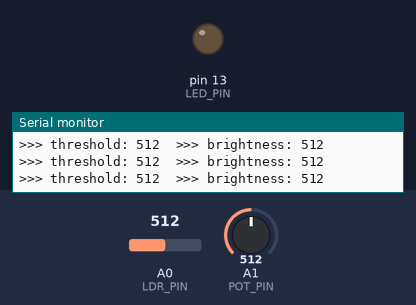
Recording of a sketch running on a simulated Arduino Uno, built with avr-gcc and run on an emulated ATmega328P. Parts: output pins drawn as LEDs (lit = HIGH), the last lines printed to the serial monitor. Inputs (shaded band) come from the test bench; at power-on: A0 (LDR_PIN) = 512, A1 (POT_PIN) = 512.

Above: at 1.2 s.
1.3 s: A0 (LDR_PIN) set to 496
At 2.0 s:
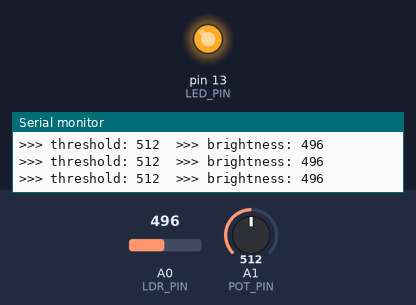
2.8 s: A1 (POT_PIN) set to 481
At 4.1 s:
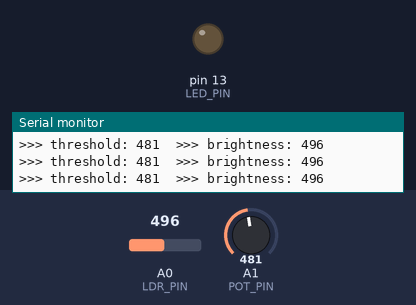
5.8 s: A1 (POT_PIN) set to 511
At 6.2 s:
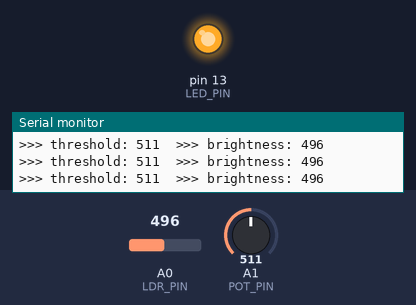
8.8 s: A1 (POT_PIN) set to 306
At 9.1 s:
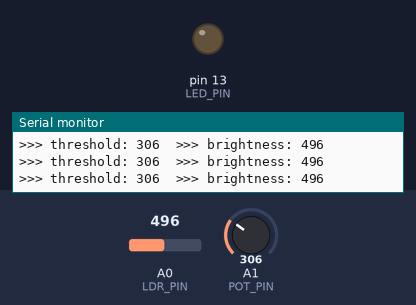
11.8 s: A0 (LDR_PIN) set to 323
14.8 s: A0 (LDR_PIN) set to 293
At 15.3 s:
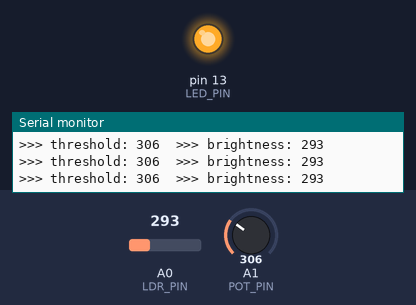
Timing chart, 0 to 17.3 s (numbered marks = the images above; inputs shaded):
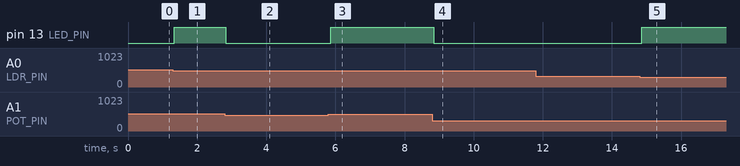

Measured:
- the behaviour switches between 512 and 511 on A0 (LDR_PIN) (found by bisection; images 0 and 1)
- the behaviour switches between 497 and 496 on A1 (POT_PIN) (found by bisection; images 1 and 2)
- the behaviour switches between 306 and 305 on A0 (LDR_PIN) (found by bisection; images 4 and 5)
- after the input at 1.3 s, pin 13 (LED_PIN): LOW → HIGH at once
- after the input at 2.8 s, pin 13 (LED_PIN): HIGH → LOW at once
- after the input at 5.8 s, pin 13 (LED_PIN): LOW → HIGH after 0.06 s
- after the input at 8.8 s, pin 13 (LED_PIN): HIGH → LOW at once
- after the input at 14.8 s, pin 13 (LED_PIN): LOW → HIGH after 0.06 s

The sketch:

5_night_lamp.ino
```cpp
#define LED_PIN 13
#define LDR_PIN A0
#define POT_PIN A1

void setup() {
  // put your setup code here, to run once:
  pinMode(LED_PIN, OUTPUT);
  Serial.begin(9600);
}

void loop() {
  // put your main code here, to run repeatedly:
  int brightness = analogRead(LDR_PIN);
  int threshold = analogRead(POT_PIN);

  Serial.print(">>> threshold: ");
  Serial.print(threshold);
  Serial.print("  ");
  Serial.print(">>> brightness: ");
  Serial.println(brightness);
  boolean tooDark = (brightness < threshold);
//  Serial.print(">>>too dark: ");
//  Serial.println(tooDark);

  if (tooDark) {
      digitalWrite(LED_PIN, HIGH);
  } else {
      digitalWrite(LED_PIN, LOW);
  }
  delay(10);

}
```
